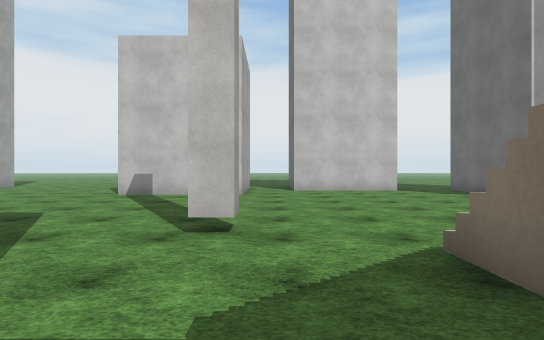
View 1 (above)

23 first-person views from a walk through a scene from a Unity 3-D project. The camera is 1.4 m above the floor, looks level and sees 80° across. The floor is counted in squares, 2 m on a side. Each view is taken from the middle of a square. On the plan, view 1 faces up. The plan holds only what a view shows up to about 10 squares ahead; the rest is blank. The place goes on beyond the plan. The player is left out. Surface patterns are stand-ins for the level's own textures.

View 2
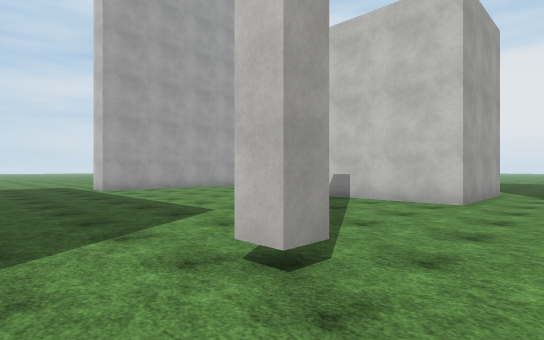

View 3
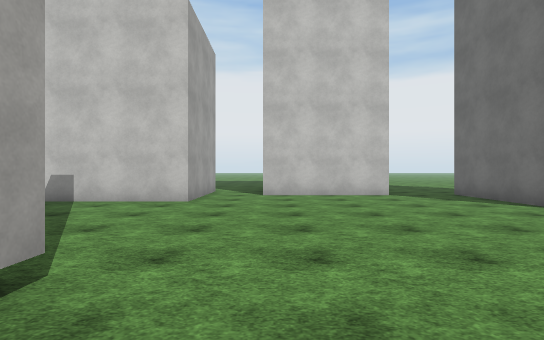

View 4
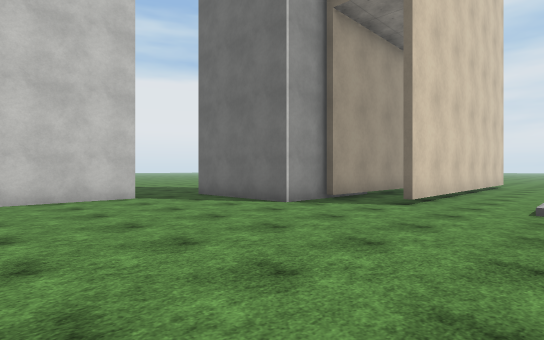

View 5
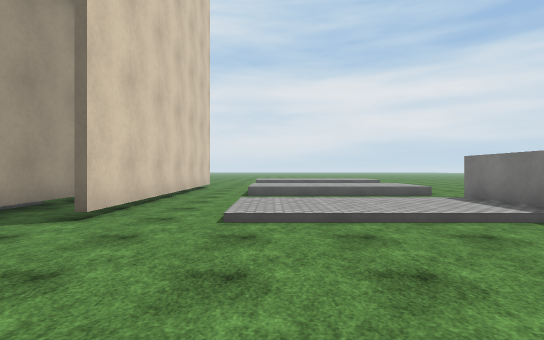

View 6
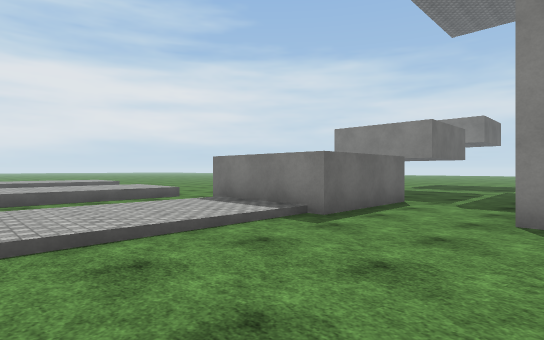

View 7
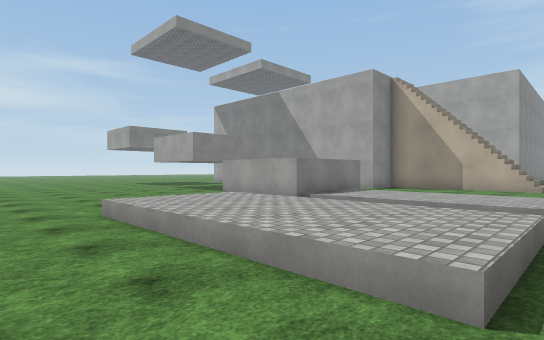

View 8
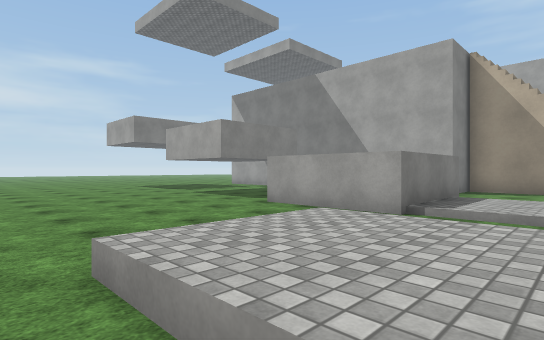

View 9
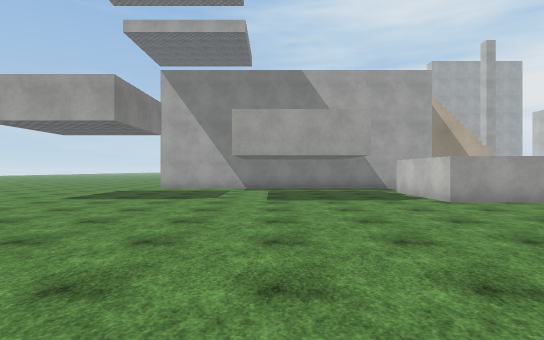

View 10
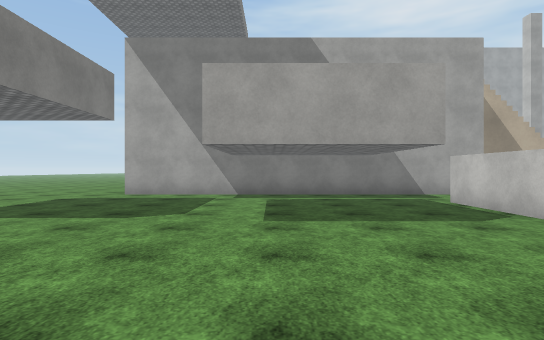

View 11
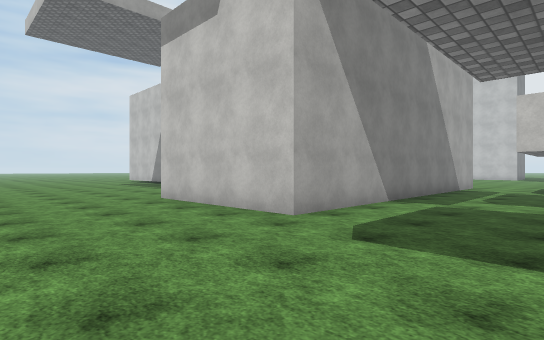

View 12
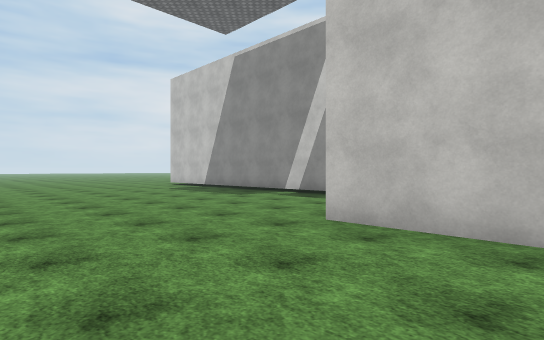

View 13
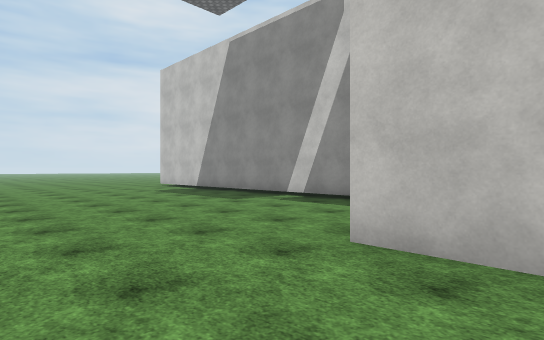

View 14
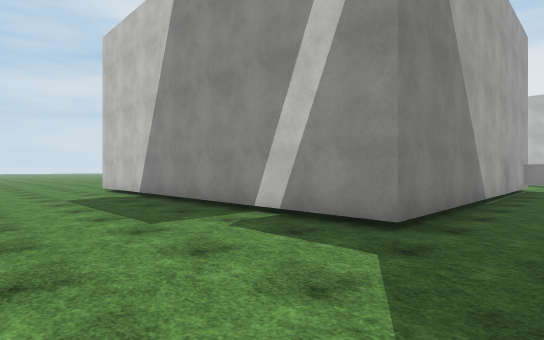

View 15
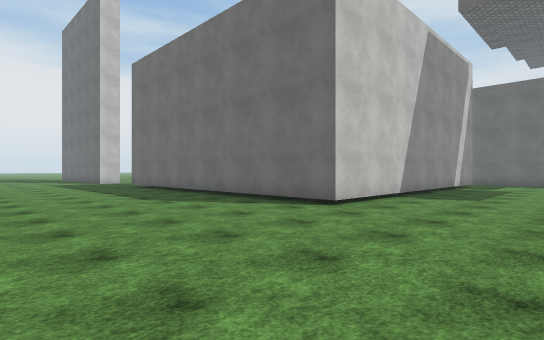

View 16
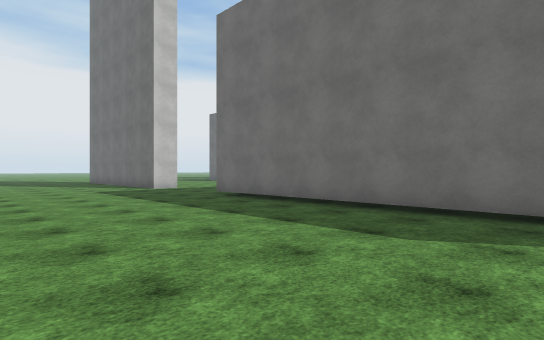

View 17
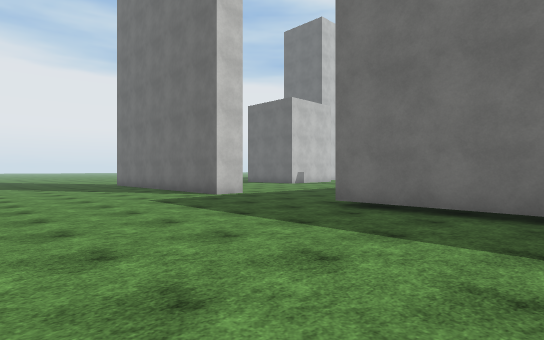

View 18
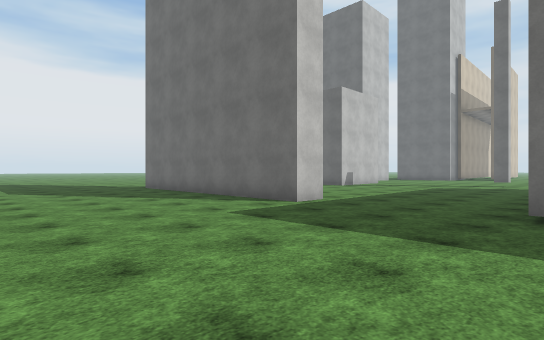

View 19
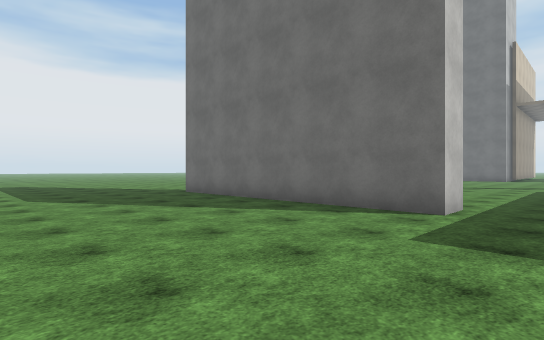

View 20
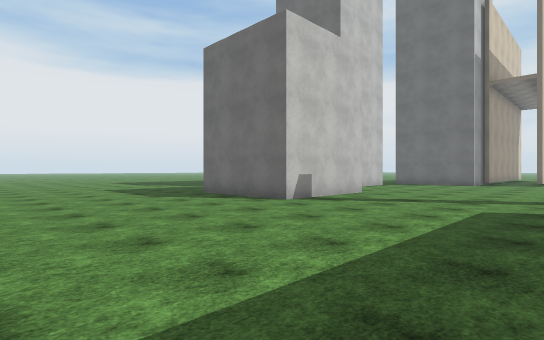

View 21
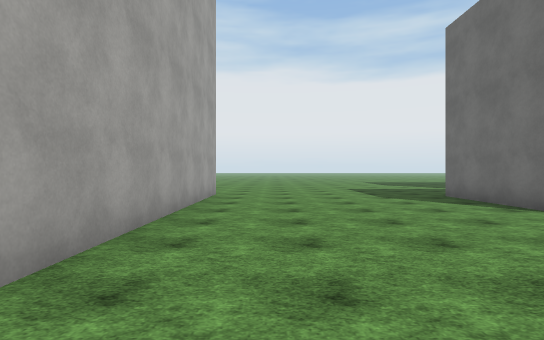

View 22
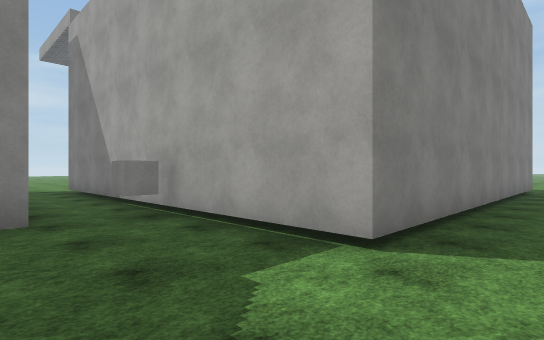

View 23
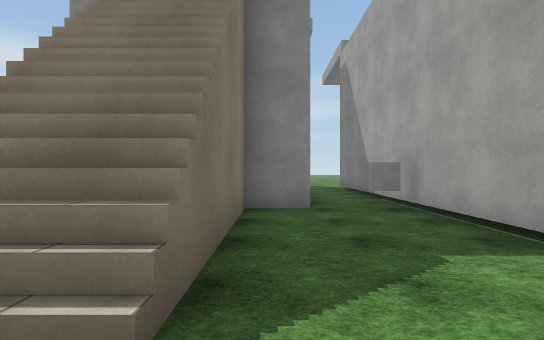

### Floor plan
Key: @ floor where view 1 was taken; # wall or solid block; . main floor; : floor 0.25 m higher than the main floor; + floor 0.5 m higher than the main floor; / step, stairs or slope; ^ raised ledge; C cube.
Columns run from 17 left of view 1 to 17 right of it. Each row starts with its distance up from view 1.
 14  ....  .......  ..
 13  .....#.......  ..
 12  .....#......#  #.    ..
 11  .....#......#  #.####..#
 10  .....#......#  #.......#
  9 ......#......####.......#
  8 ......#.................#####
  7 ......#.....................
  6 ......#..................######
  5 ...............................
  4 ................#.................
  3 ...................//....::/./++.^
  2 ...................//....::/./++.^
  1 ......##########...//....::/./++.^
  0 ......#        #.@.//....::/./++.^
 -1 ......#        #... /...#^^#./++.^
 -2 ......#        #C.#  #..#  #.....
 -3 ......#        #..   #..#  #.....
 -4 ......#        #..   #..####.....
 -5 ......#        #..   #...........
 -6 ......#        #..   #...........
 -7 ......#        #..   #............
 -8 ......##########..   #.............
 -9 ..................   #............
-10 ..................   #...........
-11 ..................   #..........
-12 ......  ..........####.........
-13        ......................
-14        .....................
-15         ...................
-16                ...........

Where each view was taken, in squares from view 1:
view 1: 0 up, 0 right, facing up
view 2: 2 up, 1 right, facing up-left
view 3: 2 up, 1 right, facing up
view 4: 3 up, 1 right, facing up-right
view 5: 3 up, 3 right, facing right
view 6: 3 up, 4 right, facing down-right
view 7: 4 up, 16 right, facing down-left
view 8: 1 up, 15 right, facing down-left
view 9: 8 down, 17 right, facing left
view 10: 8 down, 14 right, facing left
view 11: 16 down, 8 right, facing up-left
view 12: 16 down, 3 right, facing up-left
view 13: 15 down, 2 right, facing up-left
view 14: 12 down, 0 right, facing up-left
view 15: 12 down, 17 left, facing up-right
view 16: 6 down, 17 left, facing up-right
view 17: 2 down, 17 left, facing up-right
view 18: 1 up, 17 left, facing up-right
view 19: 4 up, 17 left, facing up-right
view 20: 4 up, 10 left, facing up-right
view 21: 4 up, 9 left, facing up
view 22: 3 up, 1 right, facing down-left
view 23: 4 up, 1 right, facing down
